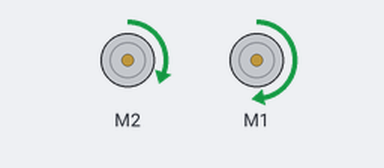
The sketch below on a simulated Arduino Uno, built with avr-gcc and run on an emulated ATmega328P. On the bench: 2 × DC motor (green arrow = forward, orange = backward, longer = faster).

Above: at 0.1 s.
Timing chart, 0 to 1.6 s (numbered marks = the images above):
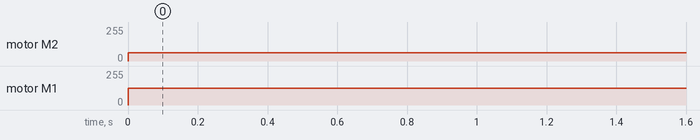

Measured:
- by itself, motor M2: stopped → forward 63/255 at 0.00 s
- by itself, motor M1: stopped → forward 127/255 at 0.00 s

The sketch:

Motor_Shield_test.ino
```cpp
#include <DRV8835MotorShield.h>

uint8_t M1DIR = 2;
uint8_t M1PWM = 3;
uint8_t M2DIR = 4;
uint8_t M2PWM = 5;


DRV8835MotorShield motors = DRV8835MotorShield(M1DIR, M1PWM, M2DIR, M2PWM);
int speed = 200;
void setup()
{
  motors.setM2Speed(speed - 100);   // right motor viewing from the rear
  motors.setM1Speed(speed);     // left motor viewing from the rear
}

void loop()
{
//  motors.setM2Speed(speed - 100);   // right motor viewing from the rear
//  motors.setM1Speed(speed);     // left motor viewing from the rear
  delay(2);
}
```
